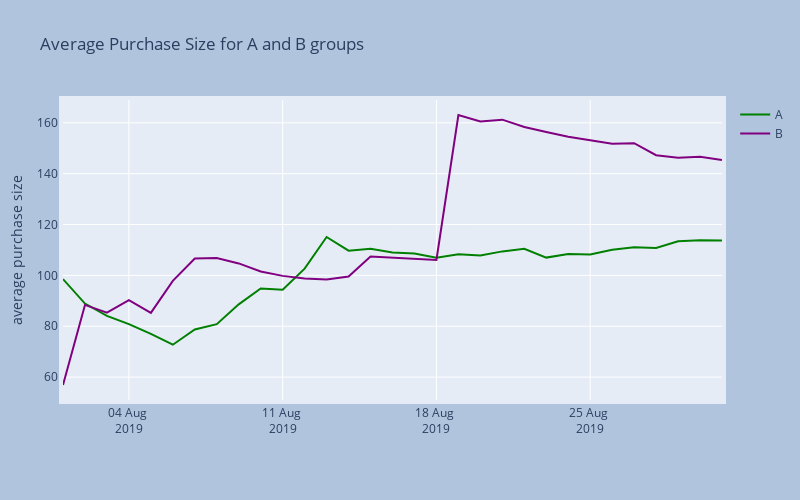

The notebook cell saved with this chart:
### Code cell
# pylint: disable=undefined-variable
fig = go.Figure()
fig.add_trace(go.Scatter(x = cumulativeRevenueA['date'], 
                        y = cumulativeRevenueA['revenue'] / cumulativeRevenueA['orders'],
                    mode = 'lines',
                    name = 'A', line = dict(color = 'green', width = 2 )))
fig.add_trace(go.Scatter(x = cumulativeRevenueB['date'], 
                        y = cumulativeRevenueB['revenue'] / cumulativeRevenueB['orders'], 
                    mode = 'lines',
                    name = 'B', line = dict(color = 'purple', width = 2 )))

fig.update_layout(autosize = False, width = 800, height = 500, margin = dict(
        l = 50, r = 50, b = 100, t = 100, pad = 4), paper_bgcolor = 'LightSteelBlue',
                  xaxis_tickformat = '%d %b <br>%Y', 
                  title_text = 'date')
# Customize y-axis label
fig.update_yaxes(title_text = 'average purchase size')  # Add y-axis label
# Add title to the plot
fig.update_layout(title_text = 'Average Purchase Size for A and B groups')
fig.update_layout(
    showlegend = True)
fig.show()

### Figure 1 — Plotly figure (JSON) as saved in the notebook; plotly's stock layout.template omitted (floating-point values rounded to 4 significant figures)
{"data": [{"line": {"color": "green", "width": 2}, "mode": "lines", "name": "A", "type": "scatter", "x": ["2019-08-01T00:00:00", "2019-08-02T00:00:00", "2019-08-03T00:00:00", "2019-08-04T00:00:00", "2019-08-05T00:00:00", "2019-08-06T00:00:00", "2019-08-07T00:00:00", "2019-08-08T00:00:00", "2019-08-09T00:00:00", "2019-08-10T00:00:00", "2019-08-11T00:00:00", "2019-08-12T00:00:00", "2019-08-13T00:00:00", "2019-08-14T00:00:00", "2019-08-15T00:00:00", "2019-08-16T00:00:00", "2019-08-17T00:00:00", "2019-08-18T00:00:00", "2019-08-19T00:00:00", "2019-08-20T00:00:00", "2019-08-21T00:00:00", "2019-08-22T00:00:00", "2019-08-23T00:00:00", "2019-08-24T00:00:00", "2019-08-25T00:00:00", "2019-08-26T00:00:00", "2019-08-27T00:00:00", "2019-08-28T00:00:00", "2019-08-29T00:00:00", "2019-08-30T00:00:00", "2019-08-31T00:00:00"], "y": [98.55, 88.93, 84.09, 80.85, 77.01, 72.74, 78.72, 80.82, 88.61, 94.83, 94.39, 102.7, 115.1, 109.7, 110.5, 109.0, 108.6, 107.0, 108.3, 107.8, 109.4, 110.5, 107.0, 108.4, 108.3, 110.1, 111.1, 110.8, 113.4, 113.8, 113.7]}, {"line": {"color": "purple", "width": 2}, "mode": "lines", "name": "B", "type": "scatter", "x": ["2019-08-01T00:00:00", "2019-08-02T00:00:00", "2019-08-03T00:00:00", "2019-08-04T00:00:00", "2019-08-05T00:00:00", "2019-08-06T00:00:00", "2019-08-07T00:00:00", "2019-08-08T00:00:00", "2019-08-09T00:00:00", "2019-08-10T00:00:00", "2019-08-11T00:00:00", "2019-08-12T00:00:00", "2019-08-13T00:00:00", "2019-08-14T00:00:00", "2019-08-15T00:00:00", "2019-08-16T00:00:00", "2019-08-17T00:00:00", "2019-08-18T00:00:00", "2019-08-19T00:00:00", "2019-08-20T00:00:00", "2019-08-21T00:00:00", "2019-08-22T00:00:00", "2019-08-23T00:00:00", "2019-08-24T00:00:00", "2019-08-25T00:00:00", "2019-08-26T00:00:00", "2019-08-27T00:00:00", "2019-08-28T00:00:00", "2019-08-29T00:00:00", "2019-08-30T00:00:00", "2019-08-31T00:00:00"], "y": [56.89, 88.38, 85.31, 90.27, 85.26, 97.83, 106.6, 106.8, 104.7, 101.5, 99.8, 98.76, 98.36, 99.56, 107.4, 107.0, 106.6, 106.1, 163.1, 160.5, 161.2, 158.4, 156.4, 154.5, 153.2, 151.8, 152.0, 147.3, 146.2, 146.6, 145.3]}], "layout": {"autosize": false, "height": 500, "margin": {"b": 100, "l": 50, "pad": 4, "r": 50, "t": 100}, "paper_bgcolor": "LightSteelBlue", "showlegend": true, "title": {"text": "Average Purchase Size for A and B groups"}, "width": 800, "xaxis": {"tickformat": "%d %b <br>%Y"}, "yaxis": {"title": {"text": "average purchase size"}}}}
